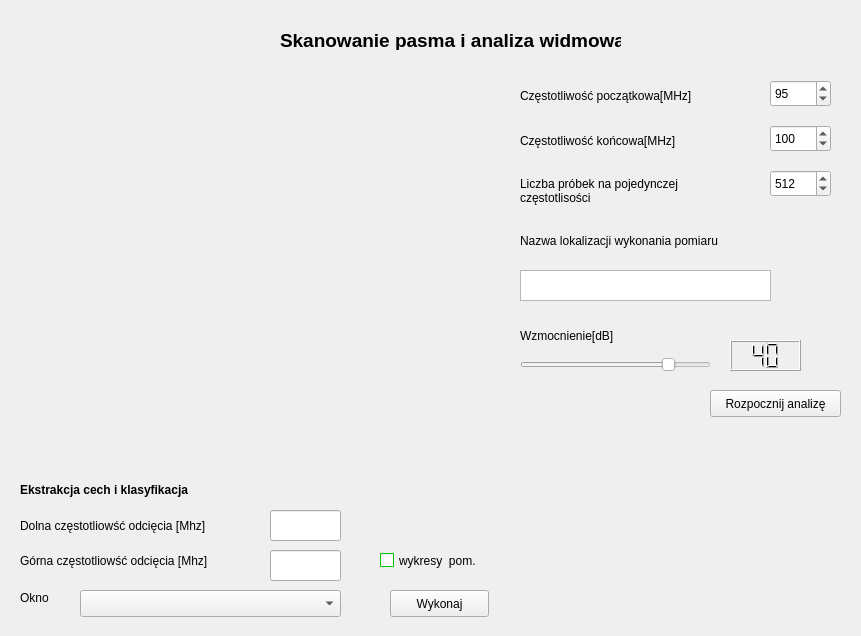
<?xml version="1.0" encoding="UTF-8"?>
<ui version="4.0">
 <class>SpectralAnalysisFormBase</class>
 <widget class="QWidget" name="SpectralAnalysisFormBase">
  <property name="geometry">
   <rect>
    <x>0</x>
    <y>0</y>
    <width>861</width>
    <height>636</height>
   </rect>
  </property>
  <property name="palette">
   <palette>
    <active>
     <colorrole role="Highlight">
      <brush brushstyle="SolidPattern">
       <color alpha="255">
        <red>0</red>
        <green>243</green>
        <blue>69</blue>
       </color>
      </brush>
     </colorrole>
    </active>
    <inactive>
     <colorrole role="Highlight">
      <brush brushstyle="SolidPattern">
       <color alpha="255">
        <red>0</red>
        <green>243</green>
        <blue>69</blue>
       </color>
      </brush>
     </colorrole>
    </inactive>
    <disabled>
     <colorrole role="Highlight">
      <brush brushstyle="SolidPattern">
       <color alpha="255">
        <red>240</red>
        <green>240</green>
        <blue>240</blue>
       </color>
      </brush>
     </colorrole>
    </disabled>
   </palette>
  </property>
  <property name="windowTitle">
   <string>Analiza spektralna</string>
  </property>
  <property name="windowOpacity">
   <double>1.000000000000000</double>
  </property>
  <widget class="QPushButton" name="start_analysis_button">
   <property name="geometry">
    <rect>
     <x>710</x>
     <y>390</y>
     <width>131</width>
     <height>27</height>
    </rect>
   </property>
   <property name="text">
    <string>Rozpocznij analizę</string>
   </property>
  </widget>
  <widget class="QSpinBox" name="probes_number_box">
   <property name="geometry">
    <rect>
     <x>770</x>
     <y>170</y>
     <width>61</width>
     <height>27</height>
    </rect>
   </property>
   <property name="minimum">
    <number>100</number>
   </property>
   <property name="maximum">
    <number>10000</number>
   </property>
   <property name="singleStep">
    <number>100</number>
   </property>
   <property name="value">
    <number>512</number>
   </property>
  </widget>
  <widget class="QLabel" name="label">
   <property name="geometry">
    <rect>
     <x>520</x>
     <y>80</y>
     <width>231</width>
     <height>31</height>
    </rect>
   </property>
   <property name="text">
    <string>Częstotliwość początkowa[MHz]</string>
   </property>
  </widget>
  <widget class="QLabel" name="label_2">
   <property name="geometry">
    <rect>
     <x>520</x>
     <y>125</y>
     <width>221</width>
     <height>31</height>
    </rect>
   </property>
   <property name="text">
    <string>Częstotliwość końcowa[MHz]</string>
   </property>
  </widget>
  <widget class="QLabel" name="label_4">
   <property name="geometry">
    <rect>
     <x>520</x>
     <y>170</y>
     <width>201</width>
     <height>41</height>
    </rect>
   </property>
   <property name="text">
    <string>Liczba próbek na pojedynczej częstotlisości</string>
   </property>
   <property name="wordWrap">
    <bool>true</bool>
   </property>
  </widget>
  <widget class="QWidget" name="verticalLayoutWidget">
   <property name="geometry">
    <rect>
     <x>10</x>
     <y>80</y>
     <width>491</width>
     <height>381</height>
    </rect>
   </property>
   <layout class="QVBoxLayout" name="figure_layout"/>
  </widget>
  <widget class="QSpinBox" name="finish_freq_box">
   <property name="geometry">
    <rect>
     <x>770</x>
     <y>125</y>
     <width>61</width>
     <height>27</height>
    </rect>
   </property>
   <property name="minimum">
    <number>24</number>
   </property>
   <property name="maximum">
    <number>1776</number>
   </property>
   <property name="singleStep">
    <number>1</number>
   </property>
   <property name="value">
    <number>100</number>
   </property>
  </widget>
  <widget class="QSpinBox" name="start_freq_box">
   <property name="geometry">
    <rect>
     <x>770</x>
     <y>80</y>
     <width>61</width>
     <height>27</height>
    </rect>
   </property>
   <property name="minimum">
    <number>24</number>
   </property>
   <property name="maximum">
    <number>1766</number>
   </property>
   <property name="singleStep">
    <number>1</number>
   </property>
   <property name="value">
    <number>95</number>
   </property>
  </widget>
  <widget class="QLabel" name="label_5">
   <property name="geometry">
    <rect>
     <x>520</x>
     <y>220</y>
     <width>271</width>
     <height>41</height>
    </rect>
   </property>
   <property name="text">
    <string>Nazwa lokalizacji wykonania pomiaru</string>
   </property>
   <property name="wordWrap">
    <bool>true</bool>
   </property>
  </widget>
  <widget class="QTextEdit" name="place_text_edit">
   <property name="geometry">
    <rect>
     <x>520</x>
     <y>270</y>
     <width>251</width>
     <height>31</height>
    </rect>
   </property>
  </widget>
  <widget class="QLabel" name="title_label">
   <property name="geometry">
    <rect>
     <x>280</x>
     <y>30</y>
     <width>341</width>
     <height>20</height>
    </rect>
   </property>
   <property name="font">
    <font>
     <pointsize>14</pointsize>
     <weight>75</weight>
     <bold>true</bold>
    </font>
   </property>
   <property name="text">
    <string>Skanowanie pasma i analiza widmowa</string>
   </property>
  </widget>
  <widget class="QWidget" name="verticalLayoutWidget_3">
   <property name="geometry">
    <rect>
     <x>520</x>
     <y>440</y>
     <width>331</width>
     <height>181</height>
    </rect>
   </property>
   <layout class="QVBoxLayout" name="type_specif_layout"/>
  </widget>
  <widget class="QLabel" name="label_3">
   <property name="geometry">
    <rect>
     <x>20</x>
     <y>480</y>
     <width>221</width>
     <height>20</height>
    </rect>
   </property>
   <property name="font">
    <font>
     <weight>75</weight>
     <bold>true</bold>
    </font>
   </property>
   <property name="text">
    <string>Ekstrakcja cech i klasyfikacja</string>
   </property>
  </widget>
  <widget class="QLabel" name="label_6">
   <property name="geometry">
    <rect>
     <x>20</x>
     <y>515</y>
     <width>241</width>
     <height>21</height>
    </rect>
   </property>
   <property name="text">
    <string>Dolna częstotliowść odcięcia [Mhz]</string>
   </property>
  </widget>
  <widget class="QLabel" name="label_7">
   <property name="geometry">
    <rect>
     <x>20</x>
     <y>550</y>
     <width>241</width>
     <height>21</height>
    </rect>
   </property>
   <property name="text">
    <string>Górna częstotliowść odcięcia [Mhz]</string>
   </property>
  </widget>
  <widget class="QLineEdit" name="low_cut_freq_edit">
   <property name="geometry">
    <rect>
     <x>270</x>
     <y>510</y>
     <width>71</width>
     <height>31</height>
    </rect>
   </property>
   <property name="text">
    <string/>
   </property>
  </widget>
  <widget class="QPushButton" name="classif_button">
   <property name="geometry">
    <rect>
     <x>390</x>
     <y>590</y>
     <width>99</width>
     <height>27</height>
    </rect>
   </property>
   <property name="text">
    <string>Wykonaj</string>
   </property>
  </widget>
  <widget class="QLineEdit" name="high_cut_freq_edit">
   <property name="geometry">
    <rect>
     <x>270</x>
     <y>550</y>
     <width>71</width>
     <height>31</height>
    </rect>
   </property>
   <property name="text">
    <string/>
   </property>
  </widget>
  <widget class="QLabel" name="label_8">
   <property name="geometry">
    <rect>
     <x>20</x>
     <y>590</y>
     <width>41</width>
     <height>16</height>
    </rect>
   </property>
   <property name="text">
    <string>Okno</string>
   </property>
  </widget>
  <widget class="QComboBox" name="window_combo_box">
   <property name="geometry">
    <rect>
     <x>80</x>
     <y>590</y>
     <width>261</width>
     <height>27</height>
    </rect>
   </property>
  </widget>
  <widget class="QCheckBox" name="plots_check_box">
   <property name="geometry">
    <rect>
     <x>380</x>
     <y>550</y>
     <width>121</width>
     <height>21</height>
    </rect>
   </property>
   <property name="palette">
    <palette>
     <active>
      <colorrole role="WindowText">
       <brush brushstyle="SolidPattern">
        <color alpha="255">
         <red>0</red>
         <green>0</green>
         <blue>0</blue>
        </color>
       </brush>
      </colorrole>
      <colorrole role="Button">
       <brush brushstyle="SolidPattern">
        <color alpha="255">
         <red>0</red>
         <green>255</green>
         <blue>0</blue>
        </color>
       </brush>
      </colorrole>
      <colorrole role="Light">
       <brush brushstyle="SolidPattern">
        <color alpha="255">
         <red>127</red>
         <green>255</green>
         <blue>127</blue>
        </color>
       </brush>
      </colorrole>
      <colorrole role="Midlight">
       <brush brushstyle="SolidPattern">
        <color alpha="255">
         <red>63</red>
         <green>255</green>
         <blue>63</blue>
        </color>
       </brush>
      </colorrole>
      <colorrole role="Dark">
       <brush brushstyle="SolidPattern">
        <color alpha="255">
         <red>0</red>
         <green>127</green>
         <blue>0</blue>
        </color>
       </brush>
      </colorrole>
      <colorrole role="Mid">
       <brush brushstyle="SolidPattern">
        <color alpha="255">
         <red>0</red>
         <green>170</green>
         <blue>0</blue>
        </color>
       </brush>
      </colorrole>
      <colorrole role="Text">
       <brush brushstyle="SolidPattern">
        <color alpha="255">
         <red>0</red>
         <green>0</green>
         <blue>0</blue>
        </color>
       </brush>
      </colorrole>
      <colorrole role="BrightText">
       <brush brushstyle="SolidPattern">
        <color alpha="255">
         <red>255</red>
         <green>255</green>
         <blue>255</blue>
        </color>
       </brush>
      </colorrole>
      <colorrole role="ButtonText">
       <brush brushstyle="SolidPattern">
        <color alpha="255">
         <red>0</red>
         <green>0</green>
         <blue>0</blue>
        </color>
       </brush>
      </colorrole>
      <colorrole role="Base">
       <brush brushstyle="SolidPattern">
        <color alpha="255">
         <red>255</red>
         <green>255</green>
         <blue>255</blue>
        </color>
       </brush>
      </colorrole>
      <colorrole role="Window">
       <brush brushstyle="SolidPattern">
        <color alpha="255">
         <red>0</red>
         <green>255</green>
         <blue>0</blue>
        </color>
       </brush>
      </colorrole>
      <colorrole role="Shadow">
       <brush brushstyle="SolidPattern">
        <color alpha="255">
         <red>0</red>
         <green>0</green>
         <blue>0</blue>
        </color>
       </brush>
      </colorrole>
      <colorrole role="Highlight">
       <brush brushstyle="SolidPattern">
        <color alpha="255">
         <red>0</red>
         <green>255</green>
         <blue>0</blue>
        </color>
       </brush>
      </colorrole>
      <colorrole role="AlternateBase">
       <brush brushstyle="SolidPattern">
        <color alpha="255">
         <red>127</red>
         <green>255</green>
         <blue>127</blue>
        </color>
       </brush>
      </colorrole>
      <colorrole role="ToolTipBase">
       <brush brushstyle="SolidPattern">
        <color alpha="255">
         <red>255</red>
         <green>255</green>
         <blue>220</blue>
        </color>
       </brush>
      </colorrole>
      <colorrole role="ToolTipText">
       <brush brushstyle="SolidPattern">
        <color alpha="255">
         <red>0</red>
         <green>0</green>
         <blue>0</blue>
        </color>
       </brush>
      </colorrole>
     </active>
     <inactive>
      <colorrole role="WindowText">
       <brush brushstyle="SolidPattern">
        <color alpha="255">
         <red>0</red>
         <green>0</green>
         <blue>0</blue>
        </color>
       </brush>
      </colorrole>
      <colorrole role="Button">
       <brush brushstyle="SolidPattern">
        <color alpha="255">
         <red>0</red>
         <green>255</green>
         <blue>0</blue>
        </color>
       </brush>
      </colorrole>
      <colorrole role="Light">
       <brush brushstyle="SolidPattern">
        <color alpha="255">
         <red>127</red>
         <green>255</green>
         <blue>127</blue>
        </color>
       </brush>
      </colorrole>
      <colorrole role="Midlight">
       <brush brushstyle="SolidPattern">
        <color alpha="255">
         <red>63</red>
         <green>255</green>
         <blue>63</blue>
        </color>
       </brush>
      </colorrole>
      <colorrole role="Dark">
       <brush brushstyle="SolidPattern">
        <color alpha="255">
         <red>0</red>
         <green>127</green>
         <blue>0</blue>
        </color>
       </brush>
      </colorrole>
      <colorrole role="Mid">
       <brush brushstyle="SolidPattern">
        <color alpha="255">
         <red>0</red>
         <green>170</green>
         <blue>0</blue>
        </color>
       </brush>
      </colorrole>
      <colorrole role="Text">
       <brush brushstyle="SolidPattern">
        <color alpha="255">
         <red>0</red>
         <green>0</green>
         <blue>0</blue>
        </color>
       </brush>
      </colorrole>
      <colorrole role="BrightText">
       <brush brushstyle="SolidPattern">
        <color alpha="255">
         <red>255</red>
         <green>255</green>
         <blue>255</blue>
        </color>
       </brush>
      </colorrole>
      <colorrole role="ButtonText">
       <brush brushstyle="SolidPattern">
        <color alpha="255">
         <red>0</red>
         <green>0</green>
         <blue>0</blue>
        </color>
       </brush>
      </colorrole>
      <colorrole role="Base">
       <brush brushstyle="SolidPattern">
        <color alpha="255">
         <red>255</red>
         <green>255</green>
         <blue>255</blue>
        </color>
       </brush>
      </colorrole>
      <colorrole role="Window">
       <brush brushstyle="SolidPattern">
        <color alpha="255">
         <red>0</red>
         <green>255</green>
         <blue>0</blue>
        </color>
       </brush>
      </colorrole>
      <colorrole role="Shadow">
       <brush brushstyle="SolidPattern">
        <color alpha="255">
         <red>0</red>
         <green>0</green>
         <blue>0</blue>
        </color>
       </brush>
      </colorrole>
      <colorrole role="Highlight">
       <brush brushstyle="SolidPattern">
        <color alpha="255">
         <red>0</red>
         <green>255</green>
         <blue>0</blue>
        </color>
       </brush>
      </colorrole>
      <colorrole role="AlternateBase">
       <brush brushstyle="SolidPattern">
        <color alpha="255">
         <red>127</red>
         <green>255</green>
         <blue>127</blue>
        </color>
       </brush>
      </colorrole>
      <colorrole role="ToolTipBase">
       <brush brushstyle="SolidPattern">
        <color alpha="255">
         <red>255</red>
         <green>255</green>
         <blue>220</blue>
        </color>
       </brush>
      </colorrole>
      <colorrole role="ToolTipText">
       <brush brushstyle="SolidPattern">
        <color alpha="255">
         <red>0</red>
         <green>0</green>
         <blue>0</blue>
        </color>
       </brush>
      </colorrole>
     </inactive>
     <disabled>
      <colorrole role="WindowText">
       <brush brushstyle="SolidPattern">
        <color alpha="255">
         <red>0</red>
         <green>127</green>
         <blue>0</blue>
        </color>
       </brush>
      </colorrole>
      <colorrole role="Button">
       <brush brushstyle="SolidPattern">
        <color alpha="255">
         <red>0</red>
         <green>255</green>
         <blue>0</blue>
        </color>
       </brush>
      </colorrole>
      <colorrole role="Light">
       <brush brushstyle="SolidPattern">
        <color alpha="255">
         <red>127</red>
         <green>255</green>
         <blue>127</blue>
        </color>
       </brush>
      </colorrole>
      <colorrole role="Midlight">
       <brush brushstyle="SolidPattern">
        <color alpha="255">
         <red>63</red>
         <green>255</green>
         <blue>63</blue>
        </color>
       </brush>
      </colorrole>
      <colorrole role="Dark">
       <brush brushstyle="SolidPattern">
        <color alpha="255">
         <red>0</red>
         <green>127</green>
         <blue>0</blue>
        </color>
       </brush>
      </colorrole>
      <colorrole role="Mid">
       <brush brushstyle="SolidPattern">
        <color alpha="255">
         <red>0</red>
         <green>170</green>
         <blue>0</blue>
        </color>
       </brush>
      </colorrole>
      <colorrole role="Text">
       <brush brushstyle="SolidPattern">
        <color alpha="255">
         <red>0</red>
         <green>127</green>
         <blue>0</blue>
        </color>
       </brush>
      </colorrole>
      <colorrole role="BrightText">
       <brush brushstyle="SolidPattern">
        <color alpha="255">
         <red>255</red>
         <green>255</green>
         <blue>255</blue>
        </color>
       </brush>
      </colorrole>
      <colorrole role="ButtonText">
       <brush brushstyle="SolidPattern">
        <color alpha="255">
         <red>0</red>
         <green>127</green>
         <blue>0</blue>
        </color>
       </brush>
      </colorrole>
      <colorrole role="Base">
       <brush brushstyle="SolidPattern">
        <color alpha="255">
         <red>0</red>
         <green>255</green>
         <blue>0</blue>
        </color>
       </brush>
      </colorrole>
      <colorrole role="Window">
       <brush brushstyle="SolidPattern">
        <color alpha="255">
         <red>0</red>
         <green>255</green>
         <blue>0</blue>
        </color>
       </brush>
      </colorrole>
      <colorrole role="Shadow">
       <brush brushstyle="SolidPattern">
        <color alpha="255">
         <red>0</red>
         <green>0</green>
         <blue>0</blue>
        </color>
       </brush>
      </colorrole>
      <colorrole role="Highlight">
       <brush brushstyle="SolidPattern">
        <color alpha="255">
         <red>240</red>
         <green>240</green>
         <blue>240</blue>
        </color>
       </brush>
      </colorrole>
      <colorrole role="AlternateBase">
       <brush brushstyle="SolidPattern">
        <color alpha="255">
         <red>0</red>
         <green>255</green>
         <blue>0</blue>
        </color>
       </brush>
      </colorrole>
      <colorrole role="ToolTipBase">
       <brush brushstyle="SolidPattern">
        <color alpha="255">
         <red>255</red>
         <green>255</green>
         <blue>220</blue>
        </color>
       </brush>
      </colorrole>
      <colorrole role="ToolTipText">
       <brush brushstyle="SolidPattern">
        <color alpha="255">
         <red>0</red>
         <green>0</green>
         <blue>0</blue>
        </color>
       </brush>
      </colorrole>
     </disabled>
    </palette>
   </property>
   <property name="text">
    <string>wykresy  pom.</string>
   </property>
  </widget>
  <widget class="QLabel" name="label_9">
   <property name="geometry">
    <rect>
     <x>520</x>
     <y>320</y>
     <width>121</width>
     <height>31</height>
    </rect>
   </property>
   <property name="text">
    <string>Wzmocnienie[dB]</string>
   </property>
  </widget>
  <widget class="QSlider" name="gain_slider">
   <property name="geometry">
    <rect>
     <x>520</x>
     <y>350</y>
     <width>191</width>
     <height>29</height>
    </rect>
   </property>
   <property name="palette">
    <palette>
     <active>
      <colorrole role="WindowText">
       <brush brushstyle="SolidPattern">
        <color alpha="255">
         <red>0</red>
         <green>0</green>
         <blue>0</blue>
        </color>
       </brush>
      </colorrole>
      <colorrole role="Button">
       <brush brushstyle="SolidPattern">
        <color alpha="255">
         <red>255</red>
         <green>255</green>
         <blue>255</blue>
        </color>
       </brush>
      </colorrole>
      <colorrole role="Light">
       <brush brushstyle="SolidPattern">
        <color alpha="255">
         <red>255</red>
         <green>255</green>
         <blue>255</blue>
        </color>
       </brush>
      </colorrole>
      <colorrole role="Midlight">
       <brush brushstyle="SolidPattern">
        <color alpha="255">
         <red>255</red>
         <green>255</green>
         <blue>255</blue>
        </color>
       </brush>
      </colorrole>
      <colorrole role="Dark">
       <brush brushstyle="SolidPattern">
        <color alpha="255">
         <red>127</red>
         <green>127</green>
         <blue>127</blue>
        </color>
       </brush>
      </colorrole>
      <colorrole role="Mid">
       <brush brushstyle="SolidPattern">
        <color alpha="255">
         <red>170</red>
         <green>170</green>
         <blue>170</blue>
        </color>
       </brush>
      </colorrole>
      <colorrole role="Text">
       <brush brushstyle="SolidPattern">
        <color alpha="255">
         <red>0</red>
         <green>0</green>
         <blue>0</blue>
        </color>
       </brush>
      </colorrole>
      <colorrole role="BrightText">
       <brush brushstyle="SolidPattern">
        <color alpha="255">
         <red>255</red>
         <green>255</green>
         <blue>255</blue>
        </color>
       </brush>
      </colorrole>
      <colorrole role="ButtonText">
       <brush brushstyle="SolidPattern">
        <color alpha="255">
         <red>0</red>
         <green>0</green>
         <blue>0</blue>
        </color>
       </brush>
      </colorrole>
      <colorrole role="Base">
       <brush brushstyle="SolidPattern">
        <color alpha="255">
         <red>255</red>
         <green>255</green>
         <blue>255</blue>
        </color>
       </brush>
      </colorrole>
      <colorrole role="Window">
       <brush brushstyle="SolidPattern">
        <color alpha="255">
         <red>255</red>
         <green>255</green>
         <blue>255</blue>
        </color>
       </brush>
      </colorrole>
      <colorrole role="Shadow">
       <brush brushstyle="SolidPattern">
        <color alpha="255">
         <red>0</red>
         <green>0</green>
         <blue>0</blue>
        </color>
       </brush>
      </colorrole>
      <colorrole role="Highlight">
       <brush brushstyle="SolidPattern">
        <color alpha="255">
         <red>0</red>
         <green>255</green>
         <blue>127</blue>
        </color>
       </brush>
      </colorrole>
      <colorrole role="AlternateBase">
       <brush brushstyle="SolidPattern">
        <color alpha="255">
         <red>255</red>
         <green>255</green>
         <blue>255</blue>
        </color>
       </brush>
      </colorrole>
      <colorrole role="ToolTipBase">
       <brush brushstyle="SolidPattern">
        <color alpha="255">
         <red>255</red>
         <green>255</green>
         <blue>220</blue>
        </color>
       </brush>
      </colorrole>
      <colorrole role="ToolTipText">
       <brush brushstyle="SolidPattern">
        <color alpha="255">
         <red>0</red>
         <green>0</green>
         <blue>0</blue>
        </color>
       </brush>
      </colorrole>
     </active>
     <inactive>
      <colorrole role="WindowText">
       <brush brushstyle="SolidPattern">
        <color alpha="255">
         <red>0</red>
         <green>0</green>
         <blue>0</blue>
        </color>
       </brush>
      </colorrole>
      <colorrole role="Button">
       <brush brushstyle="SolidPattern">
        <color alpha="255">
         <red>255</red>
         <green>255</green>
         <blue>255</blue>
        </color>
       </brush>
      </colorrole>
      <colorrole role="Light">
       <brush brushstyle="SolidPattern">
        <color alpha="255">
         <red>255</red>
         <green>255</green>
         <blue>255</blue>
        </color>
       </brush>
      </colorrole>
      <colorrole role="Midlight">
       <brush brushstyle="SolidPattern">
        <color alpha="255">
         <red>255</red>
         <green>255</green>
         <blue>255</blue>
        </color>
       </brush>
      </colorrole>
      <colorrole role="Dark">
       <brush brushstyle="SolidPattern">
        <color alpha="255">
         <red>127</red>
         <green>127</green>
         <blue>127</blue>
        </color>
       </brush>
      </colorrole>
      <colorrole role="Mid">
       <brush brushstyle="SolidPattern">
        <color alpha="255">
         <red>170</red>
         <green>170</green>
         <blue>170</blue>
        </color>
       </brush>
      </colorrole>
      <colorrole role="Text">
       <brush brushstyle="SolidPattern">
        <color alpha="255">
         <red>0</red>
         <green>0</green>
         <blue>0</blue>
        </color>
       </brush>
      </colorrole>
      <colorrole role="BrightText">
       <brush brushstyle="SolidPattern">
        <color alpha="255">
         <red>255</red>
         <green>255</green>
         <blue>255</blue>
        </color>
       </brush>
      </colorrole>
      <colorrole role="ButtonText">
       <brush brushstyle="SolidPattern">
        <color alpha="255">
         <red>0</red>
         <green>0</green>
         <blue>0</blue>
        </color>
       </brush>
      </colorrole>
      <colorrole role="Base">
       <brush brushstyle="SolidPattern">
        <color alpha="255">
         <red>255</red>
         <green>255</green>
         <blue>255</blue>
        </color>
       </brush>
      </colorrole>
      <colorrole role="Window">
       <brush brushstyle="SolidPattern">
        <color alpha="255">
         <red>255</red>
         <green>255</green>
         <blue>255</blue>
        </color>
       </brush>
      </colorrole>
      <colorrole role="Shadow">
       <brush brushstyle="SolidPattern">
        <color alpha="255">
         <red>0</red>
         <green>0</green>
         <blue>0</blue>
        </color>
       </brush>
      </colorrole>
      <colorrole role="Highlight">
       <brush brushstyle="SolidPattern">
        <color alpha="255">
         <red>229</red>
         <green>227</green>
         <blue>225</blue>
        </color>
       </brush>
      </colorrole>
      <colorrole role="AlternateBase">
       <brush brushstyle="SolidPattern">
        <color alpha="255">
         <red>255</red>
         <green>255</green>
         <blue>255</blue>
        </color>
       </brush>
      </colorrole>
      <colorrole role="ToolTipBase">
       <brush brushstyle="SolidPattern">
        <color alpha="255">
         <red>255</red>
         <green>255</green>
         <blue>220</blue>
        </color>
       </brush>
      </colorrole>
      <colorrole role="ToolTipText">
       <brush brushstyle="SolidPattern">
        <color alpha="255">
         <red>0</red>
         <green>0</green>
         <blue>0</blue>
        </color>
       </brush>
      </colorrole>
     </inactive>
     <disabled>
      <colorrole role="WindowText">
       <brush brushstyle="SolidPattern">
        <color alpha="255">
         <red>127</red>
         <green>127</green>
         <blue>127</blue>
        </color>
       </brush>
      </colorrole>
      <colorrole role="Button">
       <brush brushstyle="SolidPattern">
        <color alpha="255">
         <red>255</red>
         <green>255</green>
         <blue>255</blue>
        </color>
       </brush>
      </colorrole>
      <colorrole role="Light">
       <brush brushstyle="SolidPattern">
        <color alpha="255">
         <red>255</red>
         <green>255</green>
         <blue>255</blue>
        </color>
       </brush>
      </colorrole>
      <colorrole role="Midlight">
       <brush brushstyle="SolidPattern">
        <color alpha="255">
         <red>255</red>
         <green>255</green>
         <blue>255</blue>
        </color>
       </brush>
      </colorrole>
      <colorrole role="Dark">
       <brush brushstyle="SolidPattern">
        <color alpha="255">
         <red>127</red>
         <green>127</green>
         <blue>127</blue>
        </color>
       </brush>
      </colorrole>
      <colorrole role="Mid">
       <brush brushstyle="SolidPattern">
        <color alpha="255">
         <red>170</red>
         <green>170</green>
         <blue>170</blue>
        </color>
       </brush>
      </colorrole>
      <colorrole role="Text">
       <brush brushstyle="SolidPattern">
        <color alpha="255">
         <red>127</red>
         <green>127</green>
         <blue>127</blue>
        </color>
       </brush>
      </colorrole>
      <colorrole role="BrightText">
       <brush brushstyle="SolidPattern">
        <color alpha="255">
         <red>255</red>
         <green>255</green>
         <blue>255</blue>
        </color>
       </brush>
      </colorrole>
      <colorrole role="ButtonText">
       <brush brushstyle="SolidPattern">
        <color alpha="255">
         <red>127</red>
         <green>127</green>
         <blue>127</blue>
        </color>
       </brush>
      </colorrole>
      <colorrole role="Base">
       <brush brushstyle="SolidPattern">
        <color alpha="255">
         <red>255</red>
         <green>255</green>
         <blue>255</blue>
        </color>
       </brush>
      </colorrole>
      <colorrole role="Window">
       <brush brushstyle="SolidPattern">
        <color alpha="255">
         <red>255</red>
         <green>255</green>
         <blue>255</blue>
        </color>
       </brush>
      </colorrole>
      <colorrole role="Shadow">
       <brush brushstyle="SolidPattern">
        <color alpha="255">
         <red>0</red>
         <green>0</green>
         <blue>0</blue>
        </color>
       </brush>
      </colorrole>
      <colorrole role="Highlight">
       <brush brushstyle="SolidPattern">
        <color alpha="255">
         <red>240</red>
         <green>240</green>
         <blue>240</blue>
        </color>
       </brush>
      </colorrole>
      <colorrole role="AlternateBase">
       <brush brushstyle="SolidPattern">
        <color alpha="255">
         <red>255</red>
         <green>255</green>
         <blue>255</blue>
        </color>
       </brush>
      </colorrole>
      <colorrole role="ToolTipBase">
       <brush brushstyle="SolidPattern">
        <color alpha="255">
         <red>255</red>
         <green>255</green>
         <blue>220</blue>
        </color>
       </brush>
      </colorrole>
      <colorrole role="ToolTipText">
       <brush brushstyle="SolidPattern">
        <color alpha="255">
         <red>0</red>
         <green>0</green>
         <blue>0</blue>
        </color>
       </brush>
      </colorrole>
     </disabled>
    </palette>
   </property>
   <property name="maximum">
    <number>50</number>
   </property>
   <property name="singleStep">
    <number>1</number>
   </property>
   <property name="value">
    <number>40</number>
   </property>
   <property name="orientation">
    <enum>Qt::Horizontal</enum>
   </property>
  </widget>
  <widget class="QLCDNumber" name="gain_lcdnumber">
   <property name="geometry">
    <rect>
     <x>730</x>
     <y>340</y>
     <width>71</width>
     <height>31</height>
    </rect>
   </property>
   <property name="smallDecimalPoint">
    <bool>false</bool>
   </property>
   <property name="numDigits">
    <number>2</number>
   </property>
   <property name="value" stdset="0">
    <double>40.000000000000000</double>
   </property>
  </widget>
 </widget>
 <resources/>
 <connections/>
</ui>
